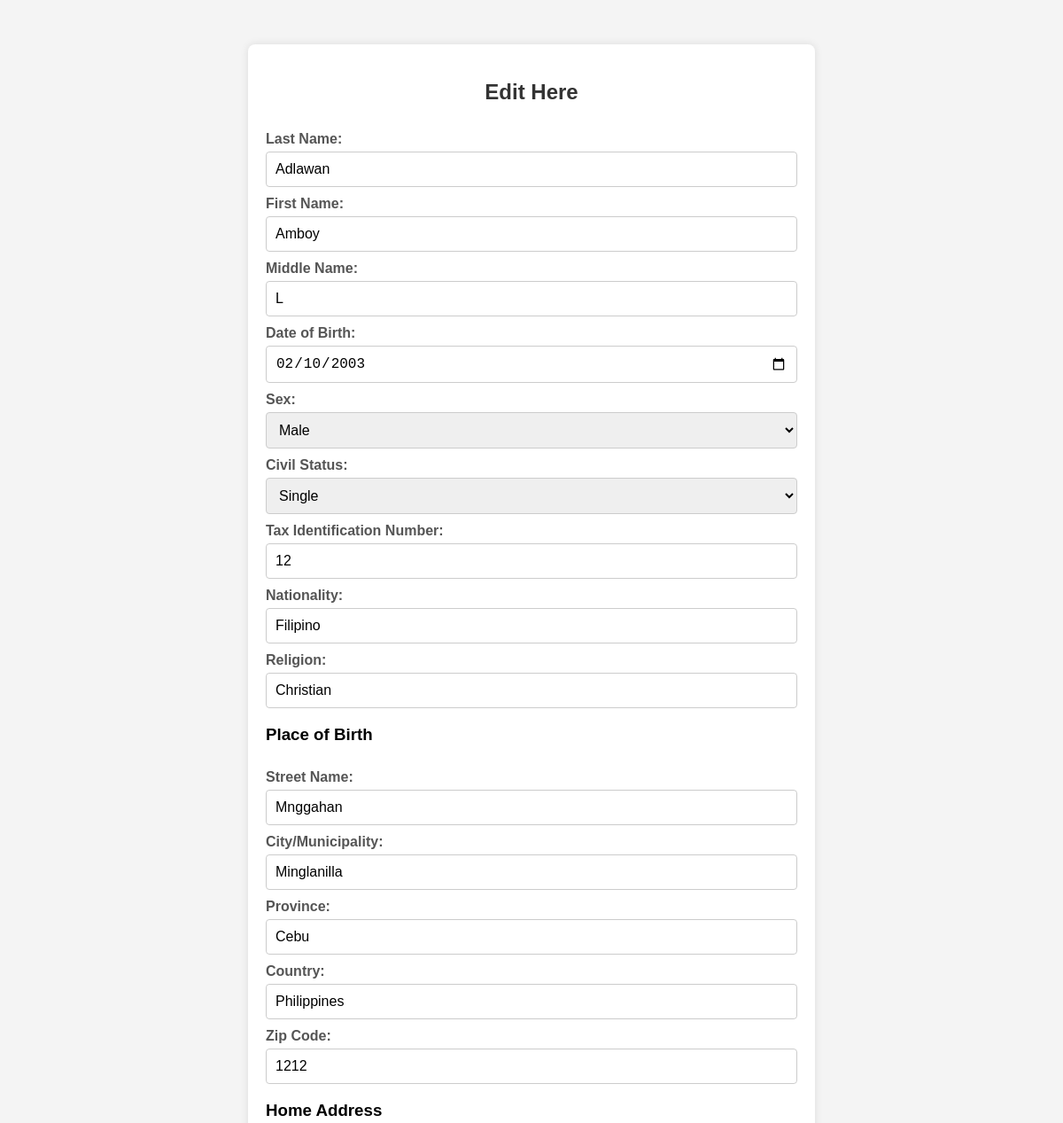
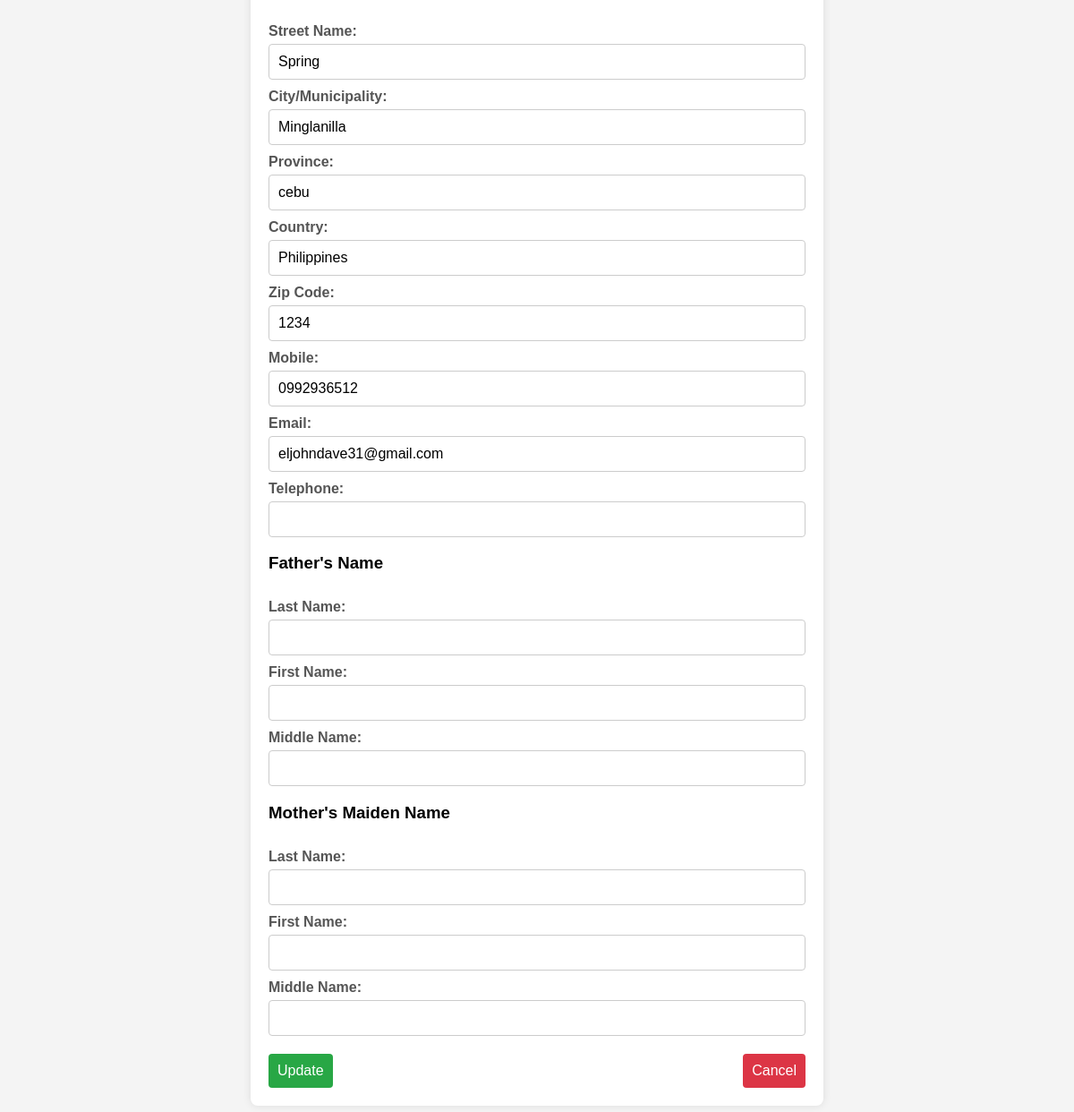
The app's page /edit.php?id=50 with its own data (2 pictures, top to bottom).
### tables this page shows
CREATE TABLE `personal_info` (
  `id` int(11) NOT NULL,
  `last_name` varchar(50) DEFAULT NULL,
  `first_name` varchar(50) DEFAULT NULL,
  `middle_name` varchar(50) DEFAULT NULL,
  `dob` date DEFAULT NULL,
  `sex` varchar(10) DEFAULT NULL,
  `civil_status` varchar(50) DEFAULT NULL,
  `nationality` varchar(50) DEFAULT NULL,
  `religion` varchar(50) DEFAULT NULL,
  `birth_street` varchar(100) DEFAULT NULL,
  `birth_city` varchar(50) DEFAULT NULL,
  `birth_country` varchar(50) DEFAULT NULL,
  `home_street` varchar(100) DEFAULT NULL,
  `home_city` varchar(50) DEFAULT NULL,
  `home_country` varchar(50) DEFAULT NULL,
  `home_zip_code` varchar(10) DEFAULT NULL,
  `mobile` varchar(20) DEFAULT NULL,
  `email` varchar(100) DEFAULT NULL,
  `telephone` varchar(20) DEFAULT NULL,
  `father_last_name` varchar(50) DEFAULT NULL,
  `father_first_name` varchar(50) DEFAULT NULL,
  `father_middle_name` varchar(50) DEFAULT NULL,
  `mother_last_name` varchar(50) DEFAULT NULL,
  `mother_first_name` varchar(50) DEFAULT NULL,
  `mother_middle_name` varchar(50) DEFAULT NULL,
  `tin` varchar(50) DEFAULT NULL,
  `birth_province` varchar(50) DEFAULT NULL,
  `birth_zip_code` varchar(10) DEFAULT NULL,
  `home_province` varchar(50) DEFAULT NULL
);

### edit.php (the view, shortened to what this page needs)
<?php
include 'db.php';
$id = isset($_GET['id']) ? intval($_GET['id']) : 0;
$sql = "SELECT * FROM personal_info WHERE id = ?";
$stmt = $conn->prepare($sql);
$stmt->bind_param("i", $id);
$stmt->execute();
$result = $stmt->get_result();
$user = $result->fetch_assoc();
?>
<!DOCTYPE html>
<html lang="en">
<head>
    <link rel="stylesheet" href="edit.css">
</head>
<body>
<div class="edit-container">
    <h2>Edit Here</h2>
    <form method="POST">
        <label>Last Name:</label>
        <input type="text" name="last_name" value="<?= htmlspecialchars($user['last_name']) ?>" required>
        <label>First Name:</label>
        <input type="text" name="first_name" value="<?= htmlspecialchars($user['first_name']) ?>" required>
        <label>Middle Name:</label>
        <input type="text" name="middle_name" value="<?= htmlspecialchars($user['middle_name']) ?>" required>
        <label>Date of Birth:</label>
        <input type="date" name="dob" value="<?= htmlspecialchars($user['dob']) ?>" required>
        <label>Sex:</label>
        <select name="sex" required>
            <option value="Male" <?= $user['sex'] == 'Male' ? 'selected' : '' ?>>Male</option>
        </select>
        <label>Civil Status:</label>
        <select name="civil_status" required>
            <option value="single" <?= $user['civil_status'] == 'single' ? 'selected' : '' ?>>Single</option>
        </select>
        <label>Tax Identification Number:</label>
        <input type="text" name="tin" value="<?= htmlspecialchars($user['tin']) ?>">
        <label>Nationality:</label>
        <input type="text" name="nationality" value="<?= htmlspecialchars($user['nationality']) ?>" required>
        <label>Religion:</label>
        <input type="text" name="religion" value="<?= htmlspecialchars($user['religion']) ?>">
        <h3>Place of Birth</h3>
        <label>Street Name:</label>
        <input type="text" name="birth_street" value="<?= htmlspecialchars($user['birth_street']) ?>" required>
        <label>City/Municipality:</label>
        <input type="text" name="birth_city" value="<?= htmlspecialchars($user['birth_city']) ?>" required>
        <label>Province:</label>
        <input type="text" name="birth_province" value="<?= htmlspecialchars($user['birth_province']) ?>">
        <label>Country:</label>
        <input type="text" name="birth_country" value="<?= htmlspecialchars($user['birth_country']) ?>" required>
        <label>Zip Code:</label>
        <input type="text" name="birth_zip_code" value="<?= htmlspecialchars($user['birth_zip_code']) ?>">
        <h3>Home Address</h3>
        <label>Street Name:</label>
        <input type="text" name="home_street" value="<?= htmlspecialchars($user['home_street']) ?>" required>
        <label>City/Municipality:</label>
        <input type="text" name="home_city" value="<?= htmlspecialchars($user['home_city']) ?>" required>
        <label>Province:</label>
        <input type="text" name="home_province" value="<?= htmlspecialchars($user['home_province']) ?>">
        <label>Country:</label>
        <input type="text" name="home_country" value="<?= htmlspecialchars($user['home_country']) ?>" required>
        <label>Zip Code:</label>
        <input type="text" name="home_zip_code" value="<?= htmlspecialchars($user['home_zip_code']) ?>" required>
        <label>Mobile:</label>
        <input type="text" name="mobile" value="<?= htmlspecialchars($user['mobile']) ?>" required>
        <label>Email:</label>
        <input type="email" name="email" value="<?= htmlspecialchars($user['email']) ?>">
        <label>Telephone:</label>
        <input type="text" name="telephone" value="<?= htmlspecialchars($user['telephone']) ?>">
        <h3>Father's Name</h3>
        <label>Last Name:</label>
        <input type="text" name="father_last_name" value="<?= htmlspecialchars($user['father_last_name']) ?>">
        <label>First Name:</label>
        <input type="text" name="father_first_name" value="<?= htmlspecialchars($user['father_first_name']) ?>">
        <label>Middle Name:</label>
        <input type="text" name="father_middle_name" value="<?= htmlspecialchars($user['father_middle_name']) ?>">
        <h3>Mother's Maiden Name</h3>
        <label>Last Name:</label>
        <input type="text" name="mother_last_name" value="<?= htmlspecialchars($user['mother_last_name']) ?>">
        <label>First Name:</label>
        <input type="text" name="mother_first_name" value="<?= htmlspecialchars($user['mother_first_name']) ?>">
        <label>Middle Name:</label>
        <input type="text" name="mother_middle_name" value="<?= htmlspecialchars($user['mother_middle_name']) ?>">
        <div class="buttons">
            <input type="submit" value="Update" class="btn-update">
            <a href="submit.php" class="btn-cancel">Cancel</a>
        </div>
    </form>
</div>
</body>
</html>

### edit.css (style rules this page uses)
body { font-family: Arial, sans-serif; background-color: #f4f4f4; margin: 0; padding: 0; }
.edit-container { width: 50%; margin: 50px auto; background: #fff; padding: 20px; box-shadow: 0 0 10px rgba(0, 0, 0, 0.1); border-radius: 8px; }
h2 { text-align: center; color: #333; }
form { display: flex; flex-direction: column; }
label { margin-top: 10px; font-weight: bold; color: #555; }
input[type="text"], input[type="date"], input[type="email"], select { padding: 10px; margin-top: 5px; border: 1px solid #ccc; border-radius: 4px; font-size: 16px; }
input[type="submit"], .btn-cancel { margin-top: 20px; padding: 10px; border: none; border-radius: 4px; font-size: 16px; cursor: pointer; }
input[type="submit"] { background-color: #28a745; color: #fff; }
.btn-cancel { background-color: #dc3545; color: #fff; text-align: center; text-decoration: none; display: inline-block; }
.buttons { display: flex; justify-content: space-between; }

### records on screen
personal_info: last_name "Adlawan", first_name "Amboy", middle_name "L", dob "02/10/2003", sex "Male", civil_status "Single", tin "12", nationality "Filipino", religion "Christian", birth_street "Mnggahan", birth_city "Minglanilla", birth_province "Cebu", birth_country "Philippines", birth_zip_code "1212", home_street "Spring", home_city "Minglanilla", home_province "cebu", home_country "Philippines", home_zip_code "1234", mobile "0992936512", email "eljohndave31@gmail.com"
